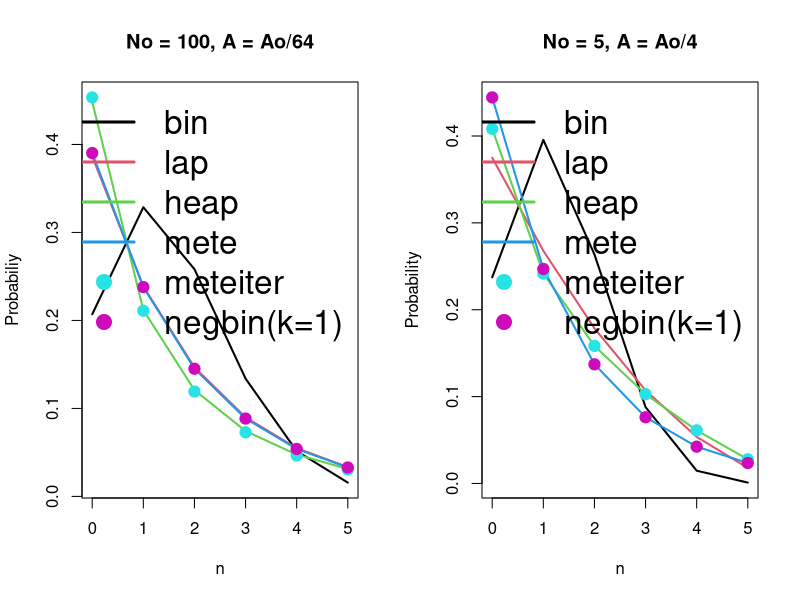

The R source for this figure:

piBin = function(n,A,no,Ao){
  p = A/Ao
  (factorial(no)/(factorial(n)*factorial(no-n))) * p^n * (1 - p)^(no - n)
}

g = function(no,Mo){
  ## Harte book Eq. 4.10 pg. 93
  ## returns the number of ways no indistinguishable individuals can be 
  ## arranged into Mo cells
  factorial(Mo + no - 1) / (factorial(no) * factorial(Mo - 1))
}

piLap = function(n,A,no,Ao){
  ## Harte book Eq. 4.11 pg. 93
  ## returns the probability that n individuals are located in a randomly
  ## chosen cell that is Mo times smaller than the area it is embedded within.
  ## no is the total number of individuals in the larger area.
  Mo = Ao / A
  g(no - n, Mo - 1) / g(no, Mo)
}

piHEAP = function(n,A,no,Ao){
  ## Harte book Eq. 4.15 pg. 94
  i = log2(Ao/A)
  if(length(n) > 1){
    sapply(1:length(n),function(j){
      sum(sapply(n[j]:no, function(q) piLap(q,Ao/2^(i-1),no,Ao) / (q + 1)))
    })
  }  
  else{
    sum(sapply(n:no,function(q) piLap(q,Ao/2^(i-1),no,Ao) / (q + 1)))
  }
}

piNegBi = function(n,A,no,Ao,k=1){
  ## Harte book Eq. 4.16 pg. 95
  nbar = no*A/Ao
  (factorial(n + k - 1) / (factorial(n)*factorial(k-1))) * (nbar / (k + nbar))^n * (k / (k+nbar))^k
}

piMETE = function(n,A,no,Ao){
  ## special case when A = Ao / 2
  ## Harge Book Eq. 7.51 pg. 159
  ## approximation of pi when A << Ao
  ## Harte book Eq. 7.53 pg. 160
  if(Ao / A == 2){
    1 / (1 + no) 
  }
  else{
    nbar = no*A/Ao
    (nbar/(1+nbar))^n / (1+nbar)
  }
}

piMETEiter = function(n,A,no,Ao){
  ## iterative METE approach, downscaling only
  ## special case when A = Ao / 2 applies
  ## Harge Book Eq. 7.51 pg. 159
  i = log2(Ao/A)
  if(length(n) > 1){
    sapply(1:length(n),function(j){
      sum(sapply(n[j]:no, function(q) piMETE(q,Ao/2^(i-1),no,Ao) / (q + 1)))
    })
  }  
  else{
    sum(sapply(n:no,function(q) piMETE(q,Ao/2^(i-1),no,Ao) / (q + 1)))
  }
}

## generate some comparitive frequency distributions
## example from pg 96 fig 4.1
setwd('c:/users/white lab/documents/lab data/maxent/spat')
pdf('analytical_prob_funcs.pdf',width=14,height=7)
par(mfrow=c(1,2))
no = 100
n = 0:5
Ao = 64
A = 1
out = matrix(NA,nrow=6,ncol=length(n))
out[1,] = piBin(n,A,no,Ao)
out[2,] = piLap(n,A,no,Ao)
out[3,] = piHEAP(n,A,no,Ao)
out[4,]= piMETE(n,A,no,Ao)
out[5,]= piMETEiter(n,A,no,Ao)
out[6,] = piNegBi(n,A,no,Ao)


plot(n,out[1,],ylim=range(out,na.rm=TRUE),type='n',ylab='Probabiliy',
     main='No = 100, A = Ao/64')
for(i in 1:4)
  lines(n,out[i,],col=i,type='l',lwd=2)
for(i in 5:6)
 points(n,out[i,],col=i,pch=19,cex=1.5)
legend('topright',c('bin','lap','heap','mete','meteiter','negbin(k=1)'),col=1:6,
       lwd=c(rep(3,4),NA,NA),lty=c(rep(1,4),NA,NA),pch=c(rep(NA,4),19,19),cex=2,bty='n')
## lap, mete and negbi are equivalent
## heap and meteiter are equivalent

no = 5
n = 0:5
Ao = 4
A = 1

out = matrix(NA,nrow=6,ncol=length(n))
out[1,] = piBin(n,A,no,Ao)
out[2,] = piLap(n,A,no,Ao)
out[3,] = piHEAP(n,A,no,Ao)
out[4,]= piMETE(n,A,no,Ao)
out[5,]= piMETEiter(n,A,no,Ao)
out[6,] = piNegBi(n,A,no,Ao)

plot(n,out[1,],ylim=range(out,na.rm=TRUE),type='n',ylab='Probability',
     main='No = 5, A = Ao/4')
for(i in 1:4)
  lines(n,out[i,],col=i,type='l',lwd=2)
for(i in 5:6)
 points(n,out[i,],col=i,pch=19,cex=1.5)
legend('topright',c('bin','lap','heap','mete','meteiter','negbin(k=1)'),col=1:6,
       lwd=c(rep(3,4),NA,NA),lty=c(rep(1,4),NA,NA),pch=c(rep(NA,4),19,19),cex=2,bty='n')
## mete and negbi are equivalent
## heap and meteiter are equivalent
dev.off()
